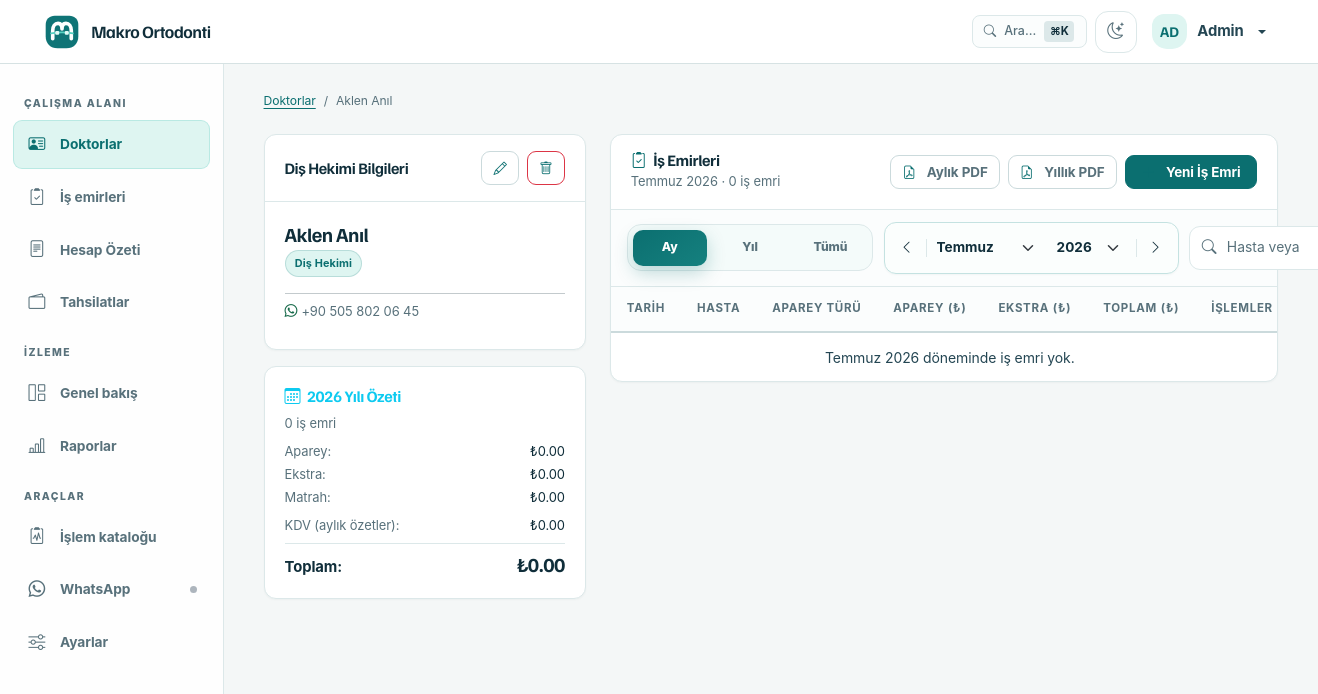
Before: /parties/4 (signed in) with the older database file.
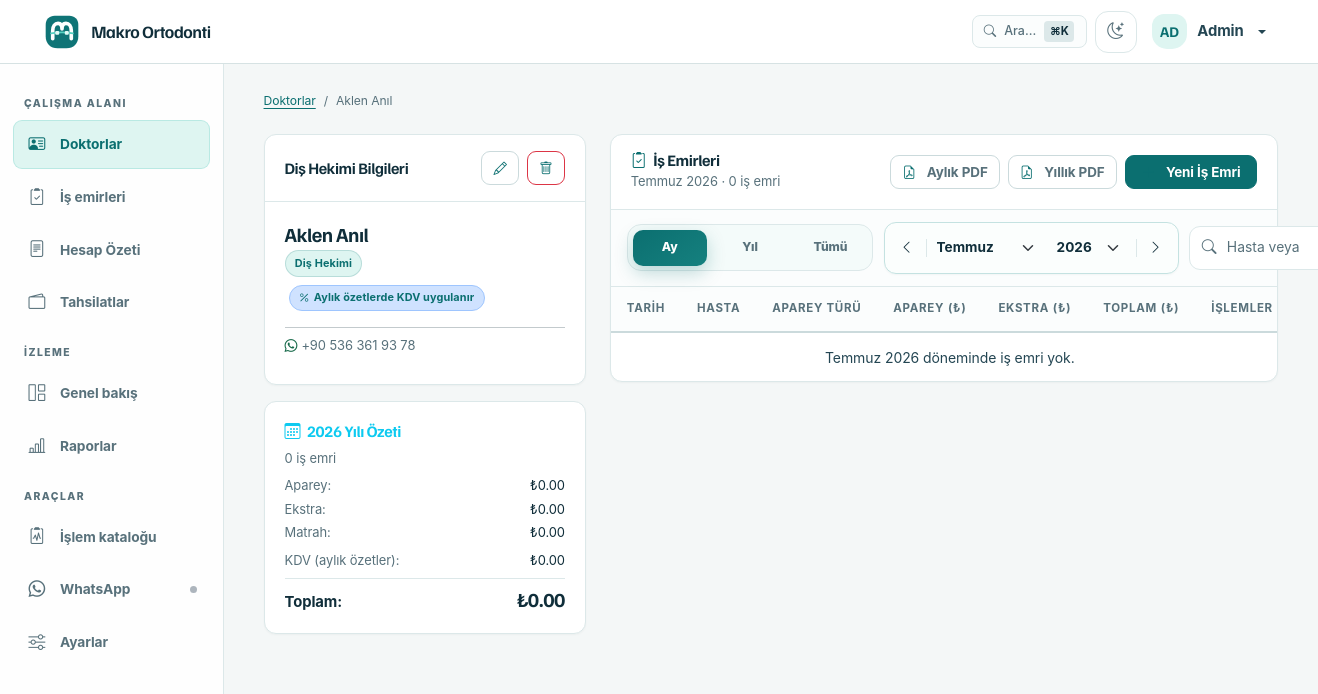
After: the same page with the newer database file.
### app/models/models.py (models this page shows, shortened)
class Party(Base, TimestampMixin):
    __tablename__ = "parties"
    id: Mapped[int] = mapped_column(Integer, primary_key=True, autoincrement=True)
    party_type: Mapped[str] = mapped_column(
        SQLEnum(PartyType), nullable=False, default=PartyType.DENTIST, index=True
    )
    name: Mapped[str] = mapped_column(String(200), nullable=False)  # full name or company name
    phone: Mapped[str | None] = mapped_column(String(20), nullable=True, index=True)
    email: Mapped[str | None] = mapped_column(String(200), nullable=True)
    address: Mapped[str | None] = mapped_column(Text, nullable=True)
    tax_id: Mapped[str | None] = mapped_column(String(50), nullable=True)  # TC Kimlik / Vergi No
    notes: Mapped[str | None] = mapped_column(Text, nullable=True)
    is_active: Mapped[bool] = mapped_column(Boolean, default=True, nullable=False, index=True)
    previous_balance: Mapped[Decimal] = mapped_column(Numeric(12, 2), default=Decimal("0.00"), nullable=False)
    applies_kdv: Mapped[bool] = mapped_column(Boolean, default=False, nullable=False, index=True)
    first_name: Mapped[str | None] = mapped_column(String(100), nullable=True)
    last_name: Mapped[str | None] = mapped_column(String(100), nullable=True)
    date_of_birth: Mapped[date | None] = mapped_column(nullable=True)
    treatment_status: Mapped[str] = mapped_column(
        String(30), default="active", nullable=False, index=True
    )
    contact_person: Mapped[str | None] = mapped_column(String(150), nullable=True)
    contact_phone: Mapped[str | None] = mapped_column(String(20), nullable=True)
    referred_by_id: Mapped[int | None] = mapped_column(Integer, ForeignKey("parties.id"), nullable=True, index=True)
    referred_by = relationship("Party", remote_side="Party.id", foreign_keys=[referred_by_id], lazy="selectin")
    invoices: Mapped[list["Invoice"]] = relationship(
        back_populates="party", lazy="selectin"
    )
    patient: Mapped["Patient"] = relationship(
        back_populates="party", uselist=False, lazy="selectin"
    )
    treatments: Mapped[list["PatientTreatment"]] = relationship(
        back_populates="party", lazy="selectin"
    )
    work_orders: Mapped[list["WorkOrder"]] = relationship(
        back_populates="party", lazy="selectin"
    )
    previous_balance_payments: Mapped[list["PartyPayment"]] = relationship(
        back_populates="party",
        cascade="all, delete-orphan",
        lazy="selectin",
        order_by="PartyPayment.payment_date.desc(), PartyPayment.id.desc()",
    )
    __table_args__ = (
        UniqueConstraint("name", "phone", "party_type", name="uq_party_identity"),
    )
    @property
    def display_name(self) -> str:
        return self.name
    @property
    def previous_balance_collected(self) -> Decimal:
        return money(sum(
            (payment.amount for payment in self.previous_balance_payments),
            Decimal("0.00"),
        ))
    @property
    def previous_balance_outstanding(self) -> Decimal:
        return money(max(
            money(self.previous_balance or Decimal("0.00")) - self.previous_balance_collected,
            Decimal("0.00"),
        ))

### app/routes/parties.py (the view, shortened to what this page needs)
@parties_bp.route("/<int:party_id>")
@login_required
@permissions_required("clinical.view")
def detail_party(party_id):
    party = db.get_or_404(Party, party_id)
    today = date.today()
    view = request.args.get("view", "month")
    year = request.args.get("year", today.year, type=int)
    if view == "all":
        month = None
        period_work_orders = db.session.execute(
            db.select(WorkOrder)
            .where(WorkOrder.party_id == party_id)
            .order_by(WorkOrder.work_date.desc(), WorkOrder.id.desc())
        ).scalars().all()
    else:
        view = "month"
        month = request.args.get("month", today.month, type=int)
        try:
            period_start = date(year, month, 1)
        except ValueError:
            year, month = today.year, today.month
            period_start = date(year, month, 1)
        period_end = date(year + (month == 12), month % 12 + 1, 1)
        period_work_orders = db.session.execute(
            db.select(WorkOrder)
            .where(
                WorkOrder.party_id == party_id,
                WorkOrder.work_date >= period_start,
                WorkOrder.work_date < period_end,
            )
            .order_by(WorkOrder.work_date.desc(), WorkOrder.id.desc())
        ).scalars().all()
    search = request.args.get("search", "").strip()
    if search:
        folded_search = tr_fold(search)
        work_orders = [
            wo for wo in period_work_orders
            if folded_search in tr_fold(" ".join(filter(None, [
                wo.patient_name, wo.apparatus_type, wo.extra_addons, wo.notes,
            ])))
        ]
    else:
        work_orders = period_work_orders
    total_apparatus = sum((wo.apparatus_price for wo in period_work_orders), Decimal("0.00"))
    total_extra = sum((wo.extra_price for wo in period_work_orders), Decimal("0.00"))
    total_overall = sum((wo.total_price for wo in period_work_orders), Decimal("0.00"))
    period_makbuz = None
    if view == "month":
        period_makbuz = db.session.execute(
            db.select(Makbuz).where(
                Makbuz.party_id == party_id,
                Makbuz.year == year,
                Makbuz.month == month,
            )
        ).scalar_one_or_none()
    total_vat = period_makbuz.vat_amount if period_makbuz else Decimal("0.00")
    total_with_vat = total_overall + total_vat
    year_start = date(year, 1, 1)
    year_end = date(year + 1, 1, 1)
    year_work_orders = db.session.execute(
        db.select(WorkOrder)
        .where(
            WorkOrder.party_id == party_id,
            WorkOrder.work_date >= year_start,
            WorkOrder.work_date < year_end,
        )
    ).scalars().all()
    year_total_apparatus = sum((wo.apparatus_price for wo in year_work_orders), Decimal("0.00"))
    year_total_extra = sum((wo.extra_price for wo in year_work_orders), Decimal("0.00"))
    year_total_overall = sum((wo.total_price for wo in year_work_orders), Decimal("0.00"))
    year_work_order_count = len(year_work_orders)
    monthly_totals = _compute_monthly_totals(party_id, year, year_work_orders)
    year_total_vat = money(sum(
        (month_total["vat"] for month_total in monthly_totals),
        Decimal("0.00"),
    ))
    year_total_with_vat = money(year_total_overall + year_total_vat)
    previous_periods_debt = _compute_previous_debt(party_id, year, month, view)
    devreden_total = previous_periods_debt + party.previous_balance_outstanding
    oldest_work_date = db.session.scalar(
        db.select(db.func.min(WorkOrder.work_date)).where(WorkOrder.party_id == party_id)
    )
    first_year = min(oldest_work_date.year if oldest_work_date else today.year, year)
    last_year = max(today.year + 1, year)
    if view == "month":
        previous_month_date = period_start - timedelta(days=1)
        prev_nav_year = previous_month_date.year
        prev_nav_month = previous_month_date.month
        next_nav_year = period_end.year
        next_nav_month = period_end.month
    else:
        prev_nav_year = year - 1
        prev_nav_month = 1
        next_nav_year = year + 1
        next_nav_month = 1
    if view == "month":
        period_label = f"{MONTHS[month - 1][1]} {year}"
    elif view == "all":
        period_label = "Tüm Zamanlar"
    else:
        period_label = f"{year} Yılı"
    return render_template(
        "parties/detail.html",
        party=party,
        today=today,
        work_orders=work_orders,
        period_work_order_count=len(period_work_orders),
        search=search,
        view=view,
        year=year,
        month=month,
        months=MONTHS,
        years=range(last_year, first_year - 1, -1),
        period_label=period_label,
        previous_year=prev_nav_year,
        previous_month=prev_nav_month,
        next_year=next_nav_year,
        next_month=next_nav_month,
        total_apparatus=total_apparatus,
        total_extra=total_extra,
        total_overall=total_overall,
        total_vat=total_vat,
        total_with_vat=total_with_vat,
        year_total_apparatus=year_total_apparatus,
        year_total_extra=year_total_extra,
        year_total_overall=year_total_overall,
        year_total_vat=year_total_vat,
        year_total_with_vat=year_total_with_vat,
        year_work_order_count=year_work_order_count,
        monthly_totals=monthly_totals,
        previous_periods_debt=previous_periods_debt,
        devreden_total=devreden_total,
        period_makbuz=period_makbuz,
        period_makbuz_status=(
            {
                Makbuz.STATUS_DRAFT: "Taslak",
                Makbuz.STATUS_SENT: "Gönderildi",
                Makbuz.STATUS_PAID: "Ödendi",
            }.get(period_makbuz.status, period_makbuz.status)
            if period_makbuz else None
        ),
    )

### app/__init__.py (called while the page is built, shortened)
def _get_cached_setting(key: str, default: str = "") -> str:
    now = time.monotonic()
    cached = _settings_cache.get(key)
    if cached and (now - cached[0]) < _SETTINGS_CACHE_TTL:
        return cached[1]

### app/authz.py (called while the page is built)
def has_permission(user, permission: str) -> bool:
    permissions = ROLE_PERMISSIONS.get(getattr(user, "role", None), frozenset())
    return "*" in permissions or permission in permissions

def permissions_required(*permissions: str):
    def decorator(view_func):
        @wraps(view_func)
        def wrapped(*args, **kwargs):
            if not current_user.is_authenticated:
                return redirect(url_for("auth.login"))
            if not all(has_permission(current_user, permission) for permission in permissions):
                flash("Bu işlem için yetkiniz bulunmuyor.", "danger")
                return redirect(url_for("dashboard.index"))
            return view_func(*args, **kwargs)
        return wrapped
    return decorator

### app/models/models.py (called while the page is built)
def money(value: object) -> Decimal:
    if value is None:
        return Decimal("0.00")
    return Decimal(str(value)).quantize(MONEY_SCALE, rounding=ROUND_HALF_UP)

    @property
    def affects_balance(self) -> bool:
        return True

### app/templates/parties/detail.html (shortened to what the changed rows need)
{% extends "base.html" %}
{% import "components/macros.html" as macros %}
{% block content %}
<div class="mb-4">
  <nav aria-label="breadcrumb">
    <ol class="breadcrumb">
      <li class="breadcrumb-item">
        <a href="{{ url_for('parties.list_parties') }}">Doktorlar</a>
      </li>
      <li class="breadcrumb-item active">{{ party.display_name }}</li>
    </ol>
  </nav>
</div>
<div class="row g-4">
  <div class="col-md-4">
    <div class="card border-0 shadow-sm">
      <div class="card-body">
        <h5 class="fw-bold mb-1">{{ party.display_name }}</h5>
        <span class="badge badge-soft-aqua mb-2">Diş Hekimi</span>
        {% if party.applies_kdv %}<span class="badge bg-primary-subtle text-primary border border-primary-subtle ms-1 mb-2"><i class="bi bi-percent me-1"></i>Aylık özetlerde KDV uygulanır</span>{% endif %}
        <hr class="my-2" />
        {% if party.phone %}
        <p class="text-muted mb-2 small">
          <a href="{{ url_for('whatsapp.index', message_party_id=party.id, _anchor='message-compose') }}" class="phone-wa-link text-decoration-none" title="WhatsApp Mesajı Gönder">
            <i class="bi bi-whatsapp text-success me-1"></i>{{ party.phone|phone_display }}
          </a>
        </p>
        {% endif %}
      </div>
    </div>
  </div>
  <div class="col-md-8">
    <div class="card border-0 shadow-sm">
      <div class="card-body p-0">
        <div class="table-responsive d-none d-md-block">
          <table
            class="table table-hover align-middle mb-0"
            id="work-orders-table"
          >
            <thead class="table-light">
              <tr>
                <th>Tarih</th>
                <th>Hasta</th>
                <th>Aparey Türü</th>
                <th class="text-end">Aparey (₺)</th>
                <th class="text-end">Ekstra (₺)</th>
                <th class="text-end">Toplam (₺)</th>
                <th class="text-end pe-3">İşlemler</th>
              </tr>
            </thead>
          </table>
        </div>
      </div>
    </div>
  </div>
</div>
{% endblock %}

Changed rows visible on the page:
changed Party "Aklen Anıl": applies_kdv False → True (drawn); phone "+90 505 802 06 45" → "+90 536 361 93 78"
Other visible differences:
text now shown: "Aylık özetlerde KDV uygulanır"
